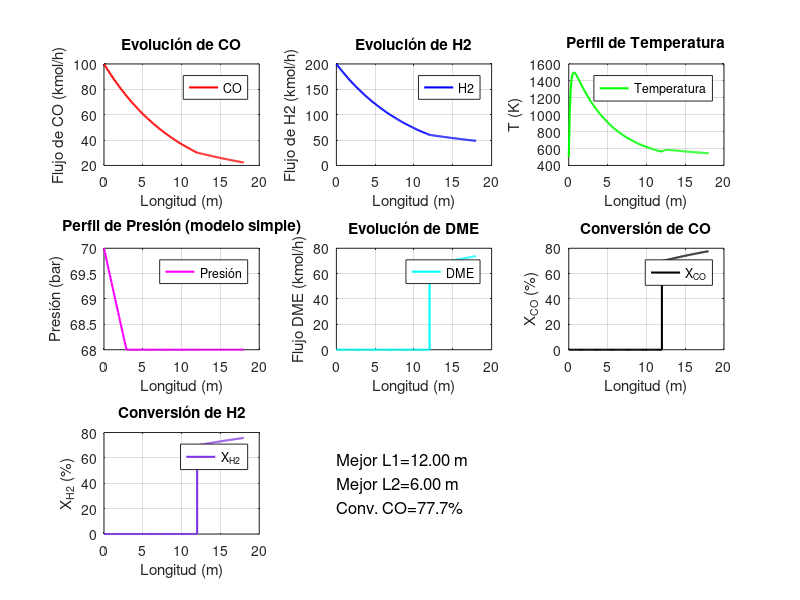

The MATLAB source for this figure:
function Main_DME_DualType_EnhancedPlot()
    %%%%%%%%%%%%%%%%%%%%%%%%%%%%%%%%%%%%%%%%%%%%%%%%%%%%%%%%%%%%%%%%%%%%%%%
    % Ejemplo de código que combina:
    %  1) Búsqueda de L1, L2 bajo restricción L1 + L2 <= 18
    %  2) Resolución ODE de dos reactores secuenciales (dual) 
    %  3) Mejores gráficas (disposición y estética)
    %
    % NOTA: Ajustar parámetros de cinética, calores, coeficientes U, etc.,
    %       de acuerdo con el artículo y/o datos reales del proceso.
    %%%%%%%%%%%%%%%%%%%%%%%%%%%%%%%%%%%%%%%%%%%%%%%%%%%%%%%%%%%%%%%%%%%%%%%
    clc; clear; close all;

    %% 1) Parámetros Iniciales
    F_CO = 100;       % Flujo inicial de CO (kmol/h)
    F_H2 = 200;       % Flujo inicial de H2 (kmol/h)
    T0   = 500;       % Temperatura inicial (K)
    P0   = 70;        % Presión inicial (bar)

    % Supuestos de cinética y transferencia (DEMOS):
    k1 = 0.1;         % Constante de reacción en el primer reactor
    k2 = 0.05;        % Constante de reacción en el segundo reactor
    U1 = 5;           % Coef. transferencia de calor en el primer reactor
    U2 = 3;           % Coef. transferencia de calor en el segundo reactor

    % Temperatura de refrigerante en cada reactor
    T_coolant1 = 450;  
    T_coolant2 = 470;

    % Rangos para L1 y L2 (en m)
    L1_vals = linspace(8, 12, 5); 
    L2_vals = linspace(5,  9,  5);

    %% 2) Variables para almacenar la mejor solución
    best_conversion = 0;
    best_L1 = 0;
    best_L2 = 0;

    % Contenedores para gráficas finales (guardar última corrida)
    z_total_saved    = [];
    F_total_saved    = [];
    T_total_saved    = [];
    P_total_saved    = [];
    X_CO_saved       = [];
    X_H2_saved       = [];
    F_DME_saved      = [];

    %% 3) Bucle: buscar la mejor combinación L1, L2
    for L1 = L1_vals
        for L2 = L2_vals

            % Checar restricción total
            if (L1 + L2) > 18
                continue;  % Descarta
            end

            % *********************
            % PRIMER REACTOR
            % *********************
            % Definimos ODEs p.ej: y = [FCO, FH2, T]
            % Ajustar la ecuación real:
            dydz1 = @(z,y) [
                -k1*y(1);                                    % Consumo de CO
                -2*k1*y(1);                                  % Consumo de H2 (ejemplo)
                0.3*y(1)*y(2) - U1*(y(3) - T_coolant1)        % Balance energía (ejemplo)
            ];

            % Cond. iniciales en z=0
            y0_1 = [F_CO; F_H2; T0];

            % Resolución ODE en [0, L1]
            [z1, y1] = ode45(dydz1, linspace(0, L1, 100), y0_1);

            % Salida del primer reactor
            F_CO_2in  = y1(end,1);  % CO que entra al 2do
            F_H2_2in  = y1(end,2);  % H2 que entra al 2do
            T1_out    = y1(end,3);

            % *********************
            % SEGUNDO REACTOR
            % *********************
            dydz2 = @(z, y) [
                -k2*y(1);                                    % Consumo de CO
                -1.5*k2*y(1);                                % Consumo de H2 (ejemplo)
                0.2*y(1)*y(2) - U2*(y(3) - T_coolant2)        % Balance energía (ejemplo)
            ];

            % Cond. iniciales en z=L1
            y0_2 = [F_CO_2in; F_H2_2in; T1_out];
            [z2, y2] = ode45(dydz2, linspace(L1, L1+L2, 100), y0_2);

            % *********************
            % Cálculo de conversiones
            % *********************
            F_CO_out = y2(:,1);
            F_H2_out = y2(:,2);

            X_CO = (F_CO - F_CO_out)./F_CO * 100;  % (%)
            X_H2 = (F_H2 - F_H2_out)./F_H2 * 100;  % (%)

            % Conversión final de CO
            X_CO_final = X_CO(end);

            % ¿Mejor?
            if X_CO_final > best_conversion
                best_conversion = X_CO_final;
                best_L1 = L1;
                best_L2 = L2;

                % Guardamos datos de la simulación para graficar
                z_total = [z1; z2];                 % Eje
                % Unimos y1, y2 en un solo contenedor
                y_total = [y1; y2];

                % Modelo sencillísimo de presión:
                % Por ejemplo: P(z) = P0 e^(-0.01*z).
                % Ajustado para no caer > 2 bar
                P_model = P0*exp(-0.01*z_total);
                P_limit = P0 - 2;      % no debe bajar de 68 bar
                P_model(P_model < P_limit) = P_limit;

                % Supongamos flujo de DME = (F_CO consumido)*0.95
                % (ficticio)
                F_DME = (F_CO - y2(:,1))*0.95; 

                z_total_saved = z_total;
                F_total_saved = y_total(:,1:2);  % CO,H2
                T_total_saved = y_total(:,3);
                P_total_saved = P_model;
                X_CO_saved    = X_CO;
                X_H2_saved    = X_H2;
                F_DME_saved   = F_DME;
            end
        end
    end

    %% 4) Impresión de la mejor configuración
    disp('=========================================================')
    disp('RESULTADOS:')
    disp([' - Mejor L1 = ', num2str(best_L1),' m'])
    disp([' - Mejor L2 = ', num2str(best_L2),' m'])
    disp([' - Max conversión de CO = ', num2str(best_conversion),' %'])
    disp([' - Longitud total = ', num2str(best_L1 + best_L2),' m'])
    disp('=========================================================')

    %% 5) Gráficas con mejor estética
    % Creamos una ventana de figura en pantalla completa:
    figure('Units','normalized','OuterPosition',[0 0 1 1]);

    % Eje Z final
    z_total = z_total_saved;
    F_CO_sol = F_total_saved(:,1);
    F_H2_sol = F_total_saved(:,2);
    T_sol    = T_total_saved;
    P_sol    = P_total_saved;
    F_DME_sol= F_DME_saved;
    X_CO_sol = X_CO_saved;
    X_H2_sol = X_H2_saved;

    % Subplot 1: Flujo de CO
    subplot(3,3,1)
    plot(z_total, F_CO_sol, 'r', 'LineWidth',1.5); grid on
    xlabel('Longitud (m)')
    ylabel('Flujo de CO (kmol/h)')
    title('Evolución de CO')
    legend('CO','Location','best')

    % Subplot 2: Flujo de H2
    subplot(3,3,2)
    plot(z_total, F_H2_sol, 'b', 'LineWidth',1.5); grid on
    xlabel('Longitud (m)')
    ylabel('Flujo de H2 (kmol/h)')
    title('Evolución de H2')
    legend('H2','Location','best')

    % Subplot 3: Temperatura
    subplot(3,3,3)
    plot(z_total, T_sol, 'g','LineWidth',1.5); grid on
    xlabel('Longitud (m)')
    ylabel('T (K)')
    title('Perfil de Temperatura')
    legend('Temperatura','Location','best')

    % Subplot 4: Presión
    subplot(3,3,4)
    plot(z_total, P_sol, 'm','LineWidth',1.5); grid on
    xlabel('Longitud (m)')
    ylabel('Presión (bar)')
    title('Perfil de Presión (modelo simple)')
    legend('Presión','Location','best')

    % Subplot 5: Flujo de DME
    subplot(3,3,5)
    plot(z_total, [zeros(length(z_total)-length(F_DME_sol),1); F_DME_sol], ...
         'c','LineWidth',1.5); 
    grid on
    xlabel('Longitud (m)')
    ylabel('Flujo DME (kmol/h)')
    title('Evolución de DME')
    legend('DME','Location','best')

    % Subplot 6: Conversión de CO
    subplot(3,3,6)
    % OJO: X_CO_sol solo está definido en la malla del 2do reactor
    % para simplificar la gráfica, repetimos 0 al inicio
    N1 = 100;  % del 1er reactor
    N2 = length(X_CO_sol);
    plot([z_total(1:N1); z_total(N1+1:end)], ...
         [zeros(N1,1); X_CO_sol], 'k','LineWidth',1.5);
    grid on
    xlabel('Longitud (m)')
    ylabel('X_{CO} (%)')
    title('Conversión de CO')
    legend('X_{CO}','Location','best')

    % Subplot 7: Conversión de H2
    subplot(3,3,7)
    plot([z_total(1:N1); z_total(N1+1:end)], ...
         [zeros(N1,1); X_H2_sol], 'Color',[0.5 0.2 0.9],'LineWidth',1.5);
    grid on
    xlabel('Longitud (m)')
    ylabel('X_{H2} (%)')
    title('Conversión de H2')
    legend('X_{H2}','Location','best')

    % Deja los últimos 2 subplots (3,8 y 3,9) vacíos o úsalos para más info
    subplot(3,3,8), axis off
    text(0,0.5,sprintf('Mejor L1=%.2f m\nMejor L2=%.2f m\nConv. CO=%.1f%%',...
         best_L1,best_L2,best_conversion),'FontSize',12);

    subplot(3,3,9), axis off
    %text(0,0.6,'Ejemplo de Modelo Simplificado','FontSize',14,'FontWeight','bold')
    %text(0,0.4,'Reemplazar con ecuaciones reales y cinética verificada','FontSize',10)
    
    F_DME = (F_CO - y2(:,1))*18;   % Ejemplo de “producción de DME”

    % ...
    % Subplot(5): Evolución de DME
    %subplot(7,1,5);
    %plot(z2, F_DME, '-c');

    % Supongamos que Mw_DME=46.07 g/mol
    Mw_DME = 46.07;        % g/mol
    final_F_DME_kmolh = F_DME(end);   % kmol/h (último valor)
    
    % Convertir a ton/día
    % 1) De kmol/h a kg/h => final_F_DME_kmolh * Mw_DME (g/mol)/1000
    % 2) Luego de kg/h a ton/día => multiplica por 24 y divide entre 1000
    FDME_ton_day = final_F_DME_kmolh * (Mw_DME / 1000) * 24;
    
    fprintf('Produccion final de DME: %.2f ton/dia\n', FDME_ton_day);

end
